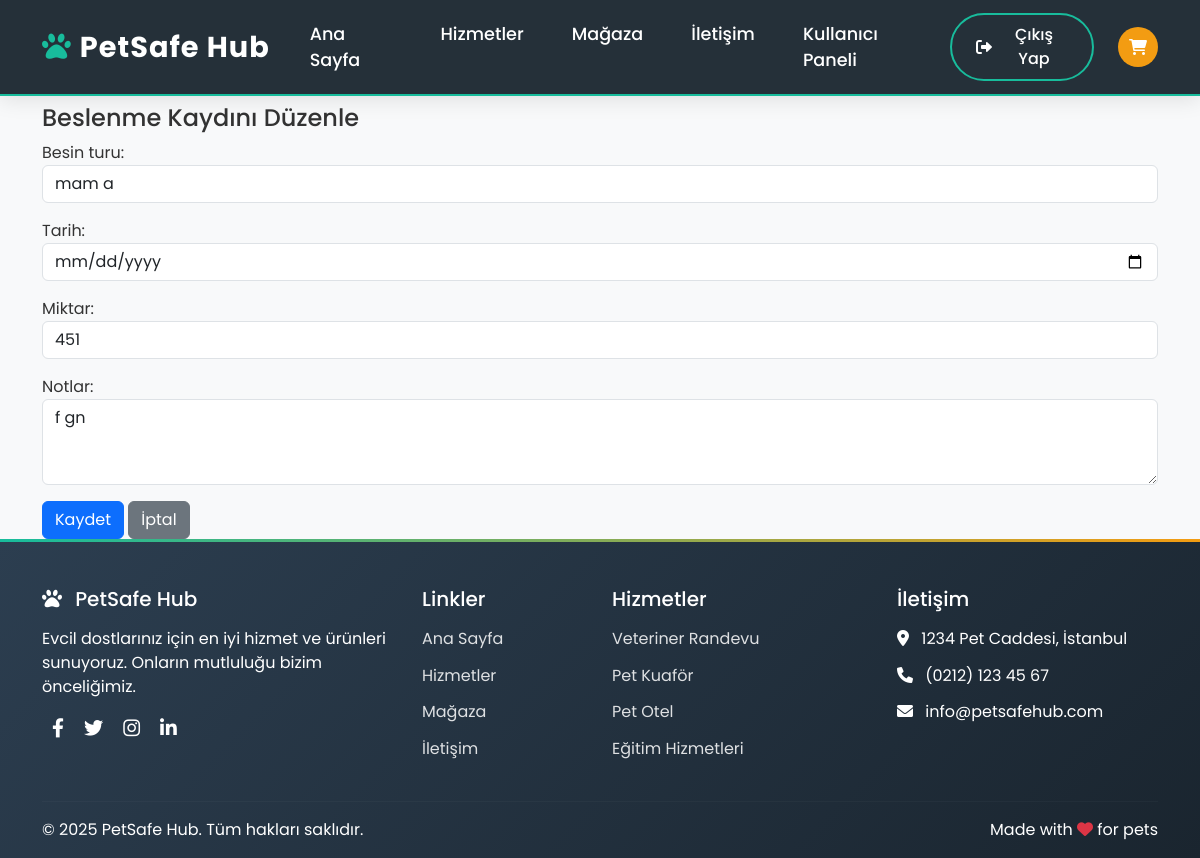
Page /petpanel/edit-nutrition/1/ (signed in) on the committed database.
### anahtarlik/models.py (models this page shows, shortened)
class BeslenmeKaydi(models.Model):
    evcil_hayvan = models.ForeignKey(EvcilHayvan, on_delete=models.CASCADE, related_name='beslenme_kayitlari')
    besin_turu = models.CharField(max_length=100)
    tarih = models.DateField()
    miktar = models.CharField(max_length=50)
    notlar = models.TextField(blank=True)

### petpanel/views.py (the view)
# urls.py: path('edit-nutrition/<int:record_id>/', views.beslenme_duzenle, name='beslenme_duzenle'),
@login_required
def beslenme_duzenle(request, record_id):
    kayit = get_object_or_404(BeslenmeKaydi, id=record_id, evcil_hayvan__sahip__kullanici=request.user)
    form = BeslenmeForm(request.POST or None, instance=kayit)
    if form.is_valid():
        form.save()
        return redirect('pet_detail', pet_id=kayit.evcil_hayvan.id)
    return render(request, 'petpanel/beslenme_form.html', {'form': form, 'pet': kayit.evcil_hayvan, 'is_edit': True})

### petpanel/forms.py
class BeslenmeForm(forms.ModelForm):
    class Meta:
        model = BeslenmeKaydi
        fields = ['besin_turu', 'tarih', 'miktar', 'notlar']
        widgets = {
            'besin_turu': forms.TextInput(attrs={'class': 'form-control'}),
            'tarih': forms.DateInput(attrs={'class': 'form-control', 'type': 'date'}),
            'miktar': forms.TextInput(attrs={'class': 'form-control'}),
            'notlar': forms.Textarea(attrs={'class': 'form-control', 'rows': 3}),
        }

### courseapp/context_processors.py (called while the page is built, shortened)
def sepet_ozeti(request):
    sepet = request.session.get('sepet', {})
    if isinstance(sepet, list):  # Eski liste ise dict'e çevir (hata önle)
        new_sepet = {}
        for pk in sepet:
            new_sepet[str(pk)] = new_sepet.get(str(pk), 0) + 1
        request.session['sepet'] = new_sepet
        sepet = new_sepet
    sepet_items = []
    toplam = 0
    adet = 0
    return {
        'sepet_items': sepet_items,
        'sepet_toplam': toplam,
        'sepet_adet': adet,
    }

### petpanel/templates/petpanel/beslenme_form.html (shortened to what this page needs)
{% extends 'ana.html' %}
{% block content %}
<div class="container mt-4">
    <h4>{{ is_edit|yesno:"Beslenme Kaydını Düzenle,Yeni Beslenme Kaydı" }}</h4>
    <form method="post">
        {{ form.as_p }}
        <button type="submit" class="btn btn-primary">Kaydet</button>
        <a href="{% url 'pet_detail' pet.id %}" class="btn btn-secondary">İptal</a>
    </form>
</div>
{% endblock %}

### rows in the picture
BeslenmeKaydi: besin_turu "mam a", miktar "451", notlar "f gn"

### other values in the picture
{{ is_edit|yesno:"Beslenme Kaydını Düzenle,Yeni Beslenme Kaydı" }} "Beslenme Kaydını Düzenle"
